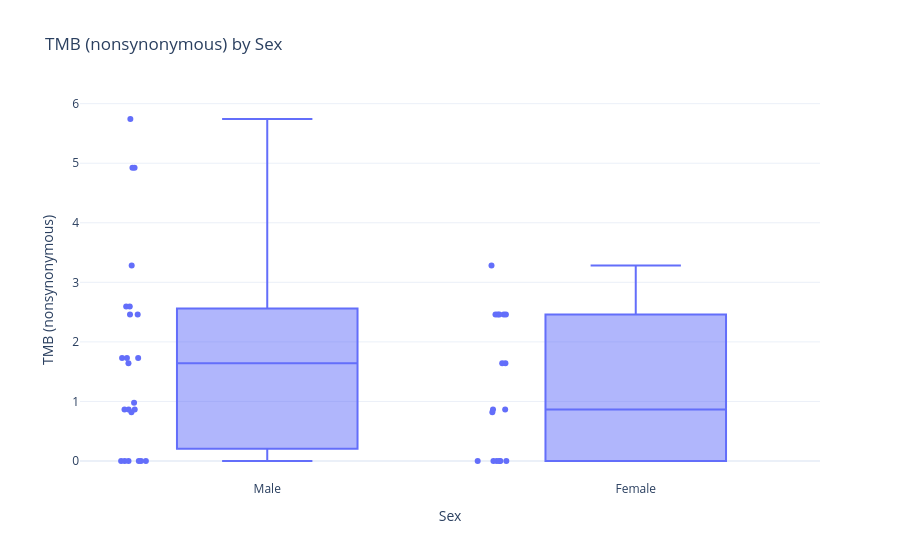

Write notebook code for a chart like this one.
### Code cell
# Test grouped boxplot 
fig = create_boxplot(
    sample_df,
    numeric_variable="TMB (nonsynonymous)",
    category_variable="Sex"
)

fig.show()

### Figure 1 — Plotly figure (JSON) as saved in the notebook; plotly's stock layout.template omitted (floating-point values rounded to 4 significant figures)
{"data": [{"alignmentgroup": "True", "boxpoints": "all", "hovertemplate": "Sex=%{x}<br>TMB (nonsynonymous)=%{y}<extra></extra>", "legendgroup": "", "marker": {"color": "#636efa"}, "name": "", "notched": false, "offsetgroup": "", "orientation": "v", "showlegend": false, "type": "box", "x": ["Male", "Male", "Female", "Female", "Male", "Male", "Female", "Female", "Male", "Male", null, null, "Male", "Male", "Male", "Male", "Male", "Male", "Male", "Male", "Male", "Female", "Female", "Male", "Male", "Male", "Male", "Female", "Female", "Female", "Male", "Male", "Female", "Female", "Female", "Female", "Female", "Female", "Male", "Male", "Female", "Female"], "x0": " ", "xaxis": "x", "y": [0.9787, 0.8647, 0.0, 0.0, 0.8647, 2.594, 0.0, 0.8647, 0.0, 0.0, 0.8647, 1.729, 2.594, 3.281, 0.8647, 2.461, 2.461, 0.0, 0.0, 1.729, 1.641, 0.8647, 2.461, 0.0, 4.922, 1.729, 1.729, 1.641, 0.8203, 1.641, 0.0, 0.8203, 0.0, 0.0, 0.0, 2.461, 3.281, 2.461, 5.742, 4.922, 2.461, 2.461], "y0": " ", "yaxis": "y"}], "layout": {"boxmode": "group", "legend": {"tracegroupgap": 0}, "title": {"text": "TMB (nonsynonymous) by Sex"}, "xaxis": {"anchor": "y", "domain": [0, 1], "title": {"text": "Sex"}}, "yaxis": {"anchor": "x", "domain": [0, 1], "title": {"text": "TMB (nonsynonymous)"}}}}
